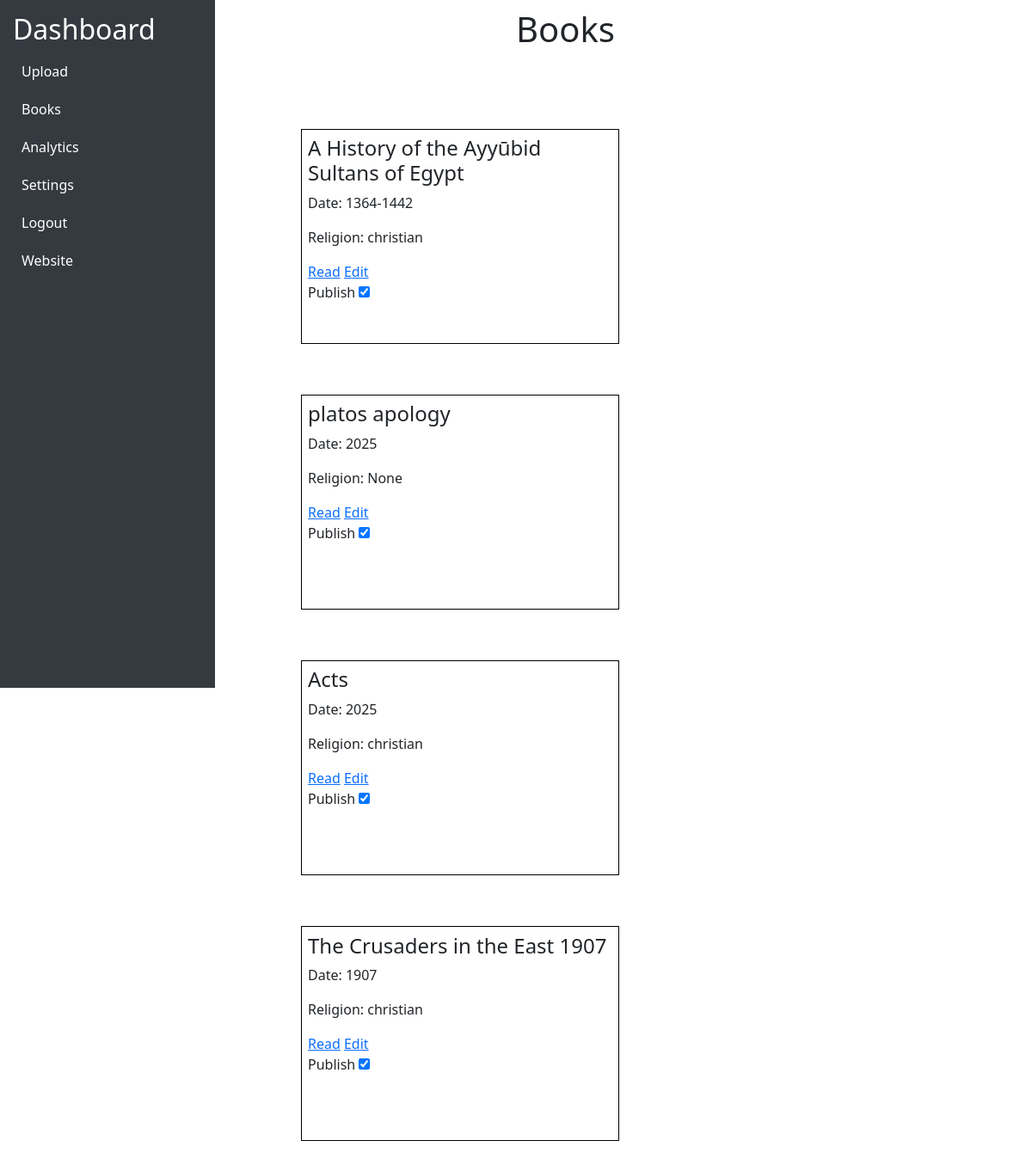
Before: /dashboard/books/ (signed in) with the older database file.
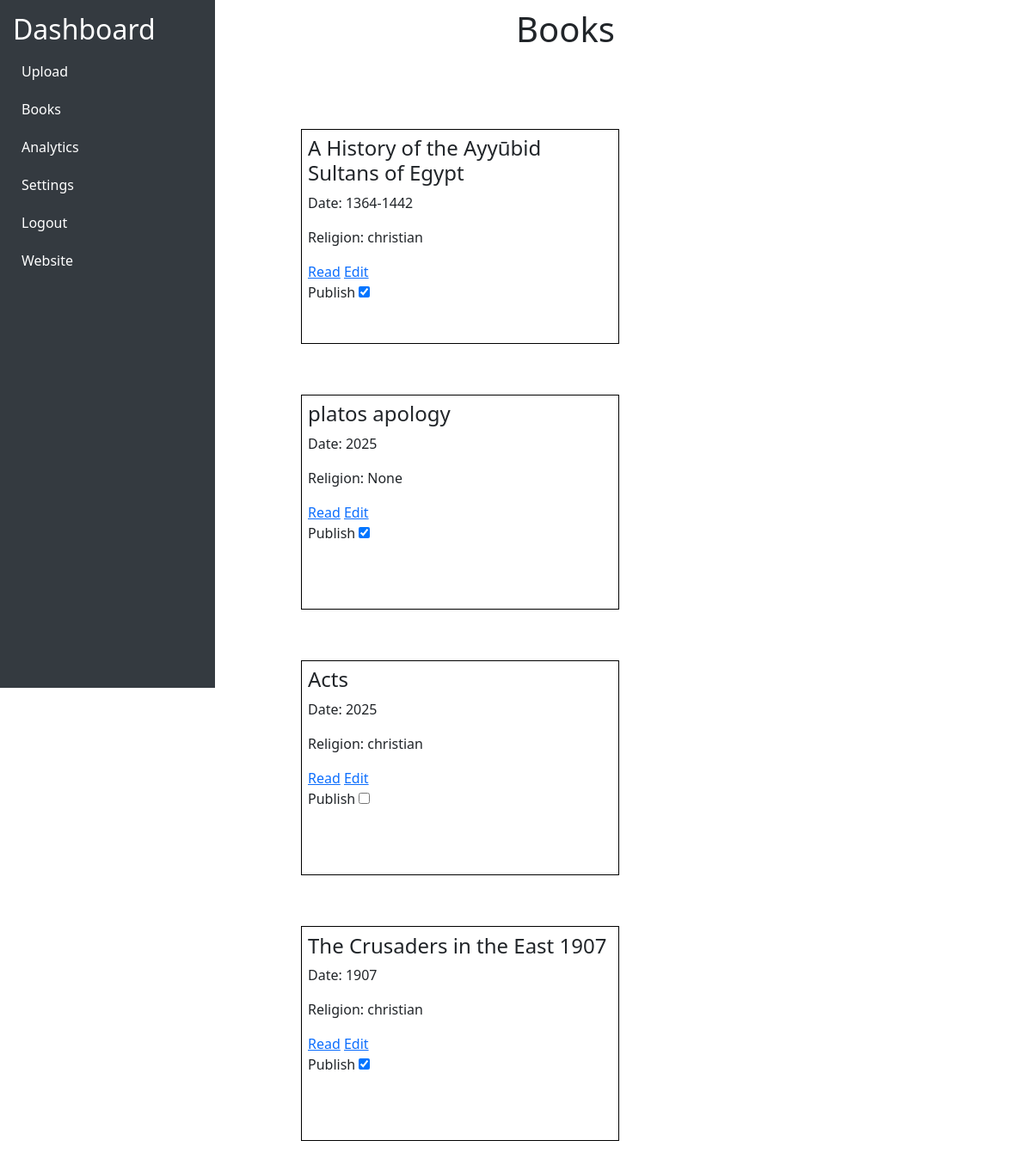
After: the same page with the newer database file.
### api/models.py (models this page shows, shortened)
class Book(models.Model):
    name = models.CharField(max_length=255)
    language = models.ForeignKey(Language, on_delete=models.CASCADE)
    date = models.CharField(max_length=255, default=None)
    religion = models.ForeignKey(Religion, on_delete=models.CASCADE)
    authors = models.CharField(max_length=255, blank=True, null=True, default=None)
    denomination = models.CharField(max_length=255, blank=True, null=True,default=None)
    translator = models.CharField(max_length=255, blank=True, null=True,default=None)
    book_id = models.CharField(max_length=255, blank=True, null=True,  default=None)
    description = models.CharField(max_length=255, blank=True, null=True, default=None)
    rights = models.CharField(max_length=255, blank=True, null=True, default=None)
    publisher = models.CharField(max_length=255, blank=True, null=True, default=None)
    image = models.ImageField(upload_to="book_images/", default="book_images/default.jpg")
    book_file = models.FileField(upload_to="books/", blank=True, null=True)
    is_published = models.BooleanField(default=False)

class Religion(models.Model):
    name = models.CharField(max_length=100, unique=True)
    def __str__(self):
        return self.name

### dashboard/views.py (the view)
# urls.py: path("books/", books, name="books"),
def books(request):
    book_objects = Book.objects.all()
    books_data = []
    return render(request, "books.html", {"books": book_objects})

### dashboard/templates/books.html (shortened to what this page needs)
{% extends 'dashbase.html' %}
{% load static %}
{% block extra_head_dash %}
<link rel="stylesheet" href="{% static '/dashboard/css/books.css' %}">
{% endblock %}
{% block content %}
<h1>Books</h1>
<div class="content">
    {% for book in books %}
    <div class="books-container">
        <div class="book-item">
            <h4>{{ book.name }}</h4>
            <p>Date: {{ book.date }}</p>
            <p>Religion: {{ book.religion }}</p>
            <a href="">Read</a>
            <a href="">Edit</a>
            <div>
                <label for="publish-{{ book.id }}">Publish</label>
                <input
                    type="checkbox"
                    id="publish-{{ book.id }}"
                    name="publish-{{ book.id }}"
                    onchange="updatePublishStatus('{{ book.id }}')"
                    {% if book.is_published %}checked{% endif %}
                >
            </div>
        </div>
    </div>
    {% endfor %}
</div>
{% endblock %}

Changed rows visible on the page:
changed Book "Acts": is_published "☑" → "☐"
